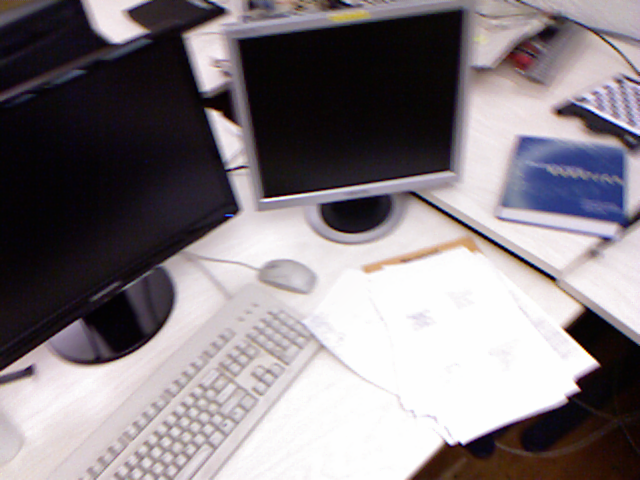
#> input picture slam_py_env/dbow_py/example_imgs/0.png, 640 x 480 px, found by its file name; its folder holds 4 pictures in this run
$ python dbow.py   (older library calls are emulated)
#> lines starting #> are read from the running program, lines starting #| are printed output that depends on the picture
import cv2
import numpy as np
import os
import matplotlib.pyplot as plt
import pickle
import time

from sklearn.cluster import KMeans
from sklearn.feature_extraction.text import TfidfTransformer

class Frame(object):
    def __init__(self, name, img, kps, des):
        if img.ndim==3:
            if img.shape[2]==3:
                gray = cv2.cvtColor(img, cv2.COLOR_BGR2GRAY)
            else:
                gray = img[:, :, 0]
        else:
            gray = img

        self.img = gray
        self.kps = kps
        self.des = des
        self.name = name

class TreeNode_KMEAN(object):
    def __init__(self, node_id, level_id, parent, tree_node_num):
        self.node_id = node_id
        self.level_id = level_id

        self.childs = {}
        self.parent = parent
        self.is_left = False
        self.base_num = 0

        self.cluster = KMeans(n_clusters=tree_node_num)

    def predict(self, des):
        label_id = self.cluster.predict(des)
        return label_id + self.base_num

    def fit(self, des_library):
        labels = self.cluster.fit_predict(X=des_library)
        return labels

class DBOW_ORB(object):
    def __init__(
            self,
            nfeatures=1000,
            scaleFactor=1.2,
            nlevels=8,
            patchSize=31,
            fastThreshold=20,

            tree_level=5,
            level_num=3
    ):
        self.orb_extractor = cv2.ORB_create(nfeatures=nfeatures, scaleFactor=scaleFactor,
                                            nlevels=nlevels, patchSize=patchSize,
                                            fastThreshold=fastThreshold)

        self.tree_level = tree_level
        self.level_num = level_num
        self.des_library = []

        self.parent_node: TreeNode_KMEAN = None
        self.voc_num = 0

        self.tfidf_transformer = TfidfTransformer()

        self.img_library = {}

    def extract_features(self, img):
        kps, des = self.orb_extractor.detectAndCompute(img, mask=None)
        des = des.astype(np.uint8)
        return kps, des

    def drawKp_img(self, img, kps):
        plot_img = cv2.drawKeypoints(img, kps, None)
        return plot_img

    def add_img(self, name, img, kps, des):
        self.des_library.append(des)
        self.img_library[name] = Frame(name, img, kps, des)

    def update_tree(self):
        self.des_library = np.concatenate(self.des_library, axis=0).astype(np.uint8)

        node_id = 0
        parent_node = TreeNode_KMEAN(node_id=node_id, level_id=0, parent=None, tree_node_num=self.tree_level)
        node_queue = [(parent_node, self.des_library)]

        left_base = 0
        while len(node_queue)>0:
            node, data = node_queue.pop(0)

            start_time = time.time()
            labels = node.fit(data)
            cost_time = time.time() - start_time
            print("[Debug]: Process Data ", data.shape, " cost time: ", cost_time)

            level_id = node.level_id
            if level_id >=self.level_num:
                node.is_left = True
                node.base_num = left_base
                left_base += self.tree_level

                print("[Debug]: Add Left level-id:%d node_id:%d" % (level_id, node.node_id))
                continue

            for class_id in np.unique(labels):
                node_id +=1
                sub_data = data[labels==class_id, :]
                child_node = TreeNode_KMEAN(node_id=node_id, level_id=level_id+1,
                                                parent=node, tree_node_num=self.tree_level)
                node.childs[class_id] = child_node
                node_queue.append((child_node, sub_data))

            print("[Debug]: Add Node level-id:%d node_id:%d"%(level_id, node.node_id))

        self.voc_num = left_base + self.tree_level
        self.parent_node = parent_node

    def des_to_leftId(self, des):
        node = self.parent_node

        is_left = False
        while not is_left:
            label = node.predict(des)

            if node.is_left:
                is_left = True
            else:
                node = node.childs[label]

        return label

    def img_to_vec(self, des, with_tfidf=False):
        node_queue = [(self.parent_node, des)]

        vec = np.zeros(self.voc_num, dtype=np.int32)
        while len(node_queue)>0:
            node, data = node_queue.pop(0)
            labels = node.predict(data)
            if node.is_left:
                vec[labels] += 1

            else:
                for class_id in np.unique(labels):
                    sub_data = data[labels == class_id, :]
                    node_queue.append((node.childs[class_id], sub_data))

        if with_tfidf:
            vec = self.tfidf_transformer.transform(vec)

        return vec

    def fit_tfIdf(self, vecs):
        self.tfidf_transformer.fit(vecs)

    def draw_tree(self):
        node_queue = [(0.0, 0.0, self.parent_node)]

        count = np.zeros(self.level_num+1, dtype=np.int)
        while len(node_queue)>0:
            from_x, from_y, node = node_queue.pop(0)

            if len(node.childs)>0:
                for child in node.childs.values():
                    to_x = child.level_id
                    to_y = count[to_x]
                    count[to_x] += 1

                    plt.plot([from_x, to_x], [from_y, to_y])
                    node_queue.append((to_x, to_y, child))

        plt.show()

if __name__ == '__main__':
    # [6 lines of commented-out code are left out]

    img_dir = '/home/quan/Desktop/company/Reconst3D_Pipeline/slam_py_env/dbow_py/example_imgs'

    dbow_library = DBOW_ORB(level_num=2, nfeatures=1000)

    for path in os.listdir(img_dir):
        file = os.path.join(img_dir, path)
        img = cv2.imread(file)
#> img is the input picture: shape (480, 640, 3); mean B, G, R 130.4, 125.7, 132.8
        kps, des = dbow_library.extract_features(img)
#> in extract_features, `kps, des = self.orb_extractor.detectAndCompute(img, mask=None)`: kps = 1000 keypoints; strongest (x, y, size): (575, 389, 53.6), (566, 328, 64.3), (577, 380, 53.6), (577, 389, 44.6)

        dbow_library.add_img(path, img, kps, des)
#> in __init__, `gray = cv2.cvtColor(img, cv2.COLOR_BGR2GRAY)`:
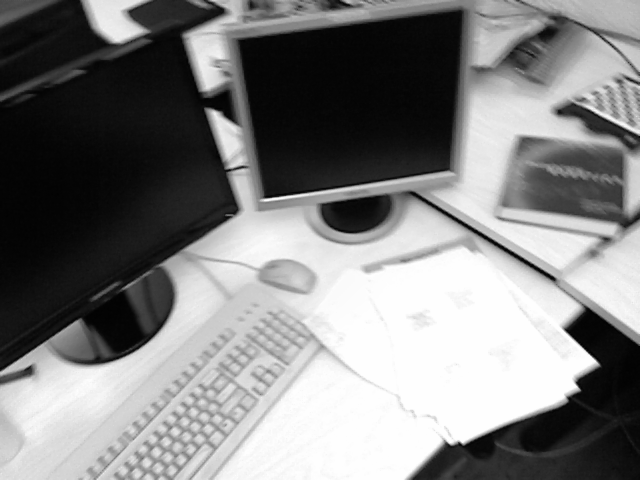
#> gray: shape (480, 640); min 1, max 254, mean 128.4
#> in __init__, `self.kps = kps`: self.kps has the same summary as kps in extract_features
#> pass 2 of the loop `for path in os.listdir(img_dir):`:
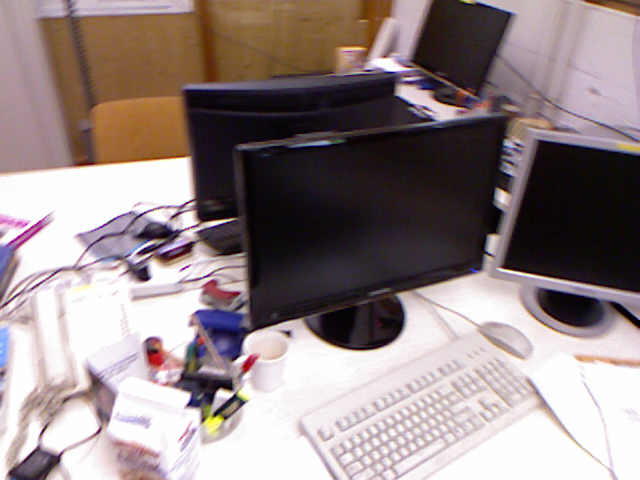
#> input picture slam_py_env/dbow_py/example_imgs/1.png, 640 x 480 px, found by its file name
#> img is the input picture: shape (480, 640, 3); mean B, G, R 134.4, 134, 148.1
#> in extract_features (call 2), `kps, des = self.orb_extractor.detectAndCompute(img, mask=None)`: kps = 1000 keypoints; strongest (x, y, size): (219, 391, 77.1), (220, 390, 64.3), (191, 402, 64.3), (147, 276, 64.3)
#> in __init__ (call 2), `gray = cv2.cvtColor(img, cv2.COLOR_BGR2GRAY)`:
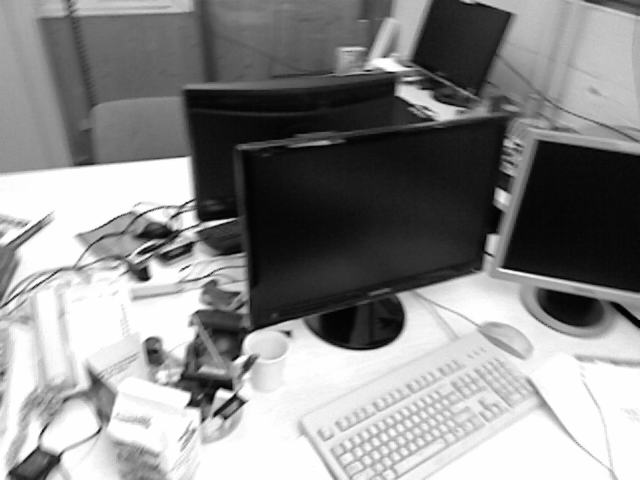
#> gray: shape (480, 640); min 1, max 254, mean 138.3
#> self.kps has the same summary as kps in extract_features
#> pass 3 of the loop `for path in os.listdir(img_dir):`:
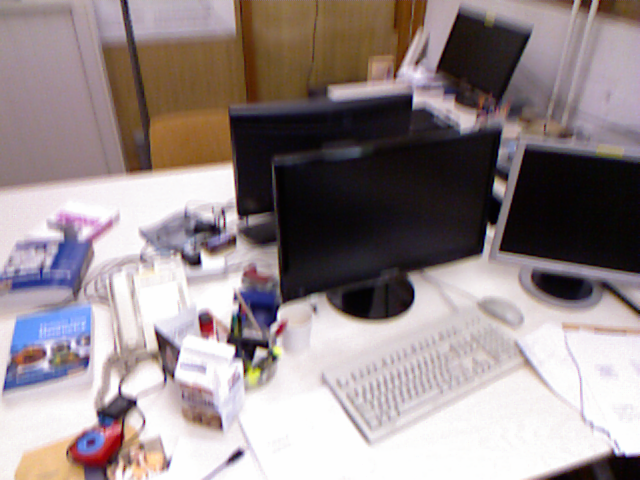
#> input picture slam_py_env/dbow_py/example_imgs/10.png, 640 x 480 px, found by its file name
#> img is the input picture: shape (480, 640, 3); mean B, G, R 139.1, 137.8, 149.9
#> in extract_features (call 3), `kps, des = self.orb_extractor.detectAndCompute(img, mask=None)`: kps = 1000 keypoints; strongest (x, y, size): (259, 348, 64.3), (232, 348, 64.3), (194, 264, 77.1), (233, 347, 53.6)
#> in __init__ (call 3), `gray = cv2.cvtColor(img, cv2.COLOR_BGR2GRAY)`:
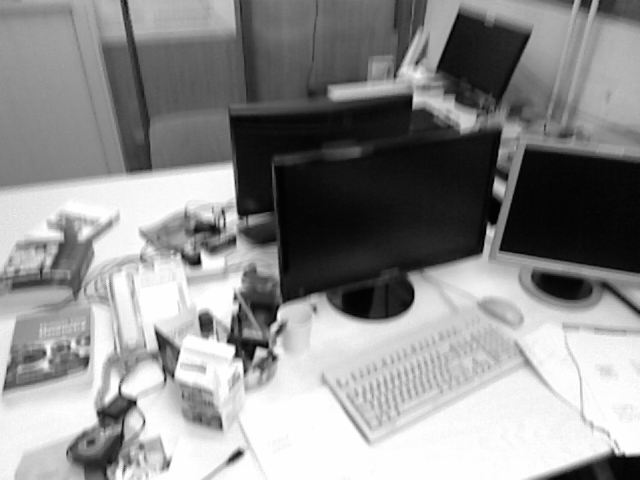
#> gray: shape (480, 640); min 1, max 254, mean 141.6
#> self.kps has the same summary as kps in extract_features
#> the loop made 4 passes; the first 3 are shown

    dbow_library.update_tree()
#> the loop in update_tree, `while len(node_queue)>0:` made 31 passes
#> (level_id, left_base) on passes 7 to 18: (2, 5), (2, 10), (2, 15), (2, 20), (2, 25), (2, 30), (2, 35), (2, 40), (2, 45), (2, 50), (2, 55), (2, 60)
#> level_id on passes 1 to 6: 0, 1, 1, 1, 1, 1
#> (printed output is left out)
#> pass 2, in update_tree, `node, data = node_queue.pop(0)`:
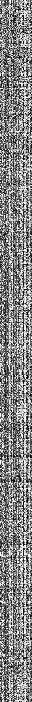
#> data: shape (702, 32); min 0, max 255, mean 131.9
#> pass 3, in update_tree, `node, data = node_queue.pop(0)`:
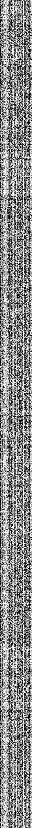
#> data: shape (828, 32); min 0, max 255, mean 137.3
#> after the loop in update_tree, `while len(node_queue)>0:`:
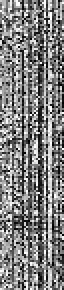
#> data: shape (145, 32) (shown 2 times larger); min 0, max 255, mean 126.7
#> after the loop in update_tree, `while len(node_queue)>0:`: left_base = 125; node.childs = 0 items; node_id = 30; node_queue = []
#> in update_tree, `self.voc_num = left_base + self.tree_level`: self.voc_num = 130
    # dbow_library.draw_tree()

    vecs = []
    for frame in dbow_library.img_library.values():
        img_vec = dbow_library.img_to_vec(frame.des, with_tfidf=False)
        vecs.append(img_vec)
    vecs = np.concatenate(vecs, axis=0)

#> (the run stopped early here; a loop or call above may not have finished)
